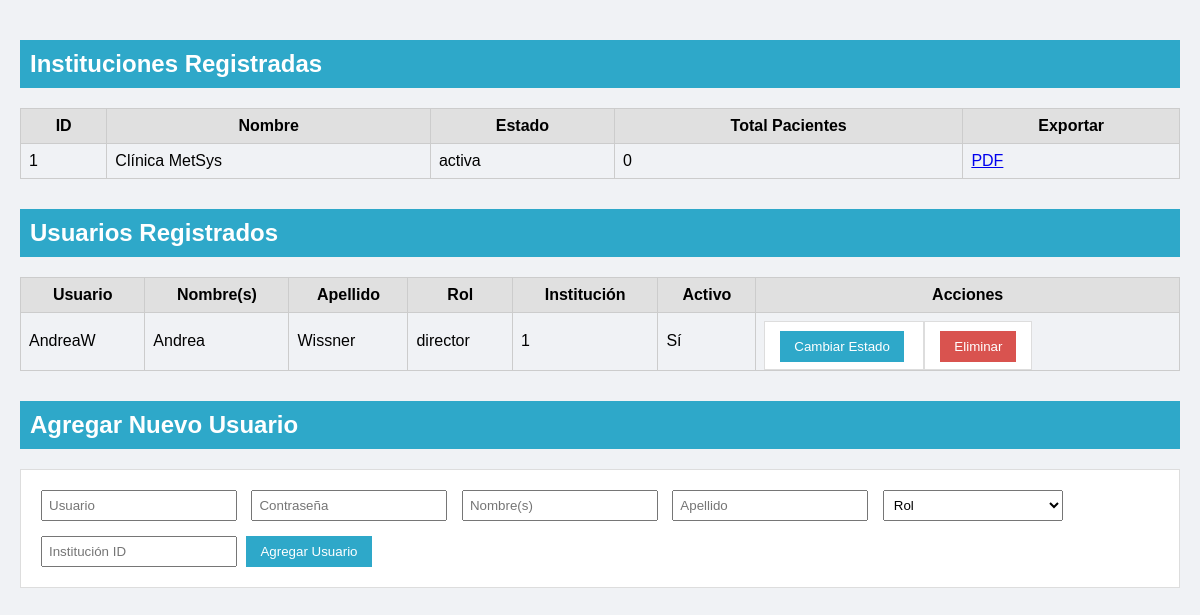
/admin/pacientes, run on an earlier commit of the app's database.
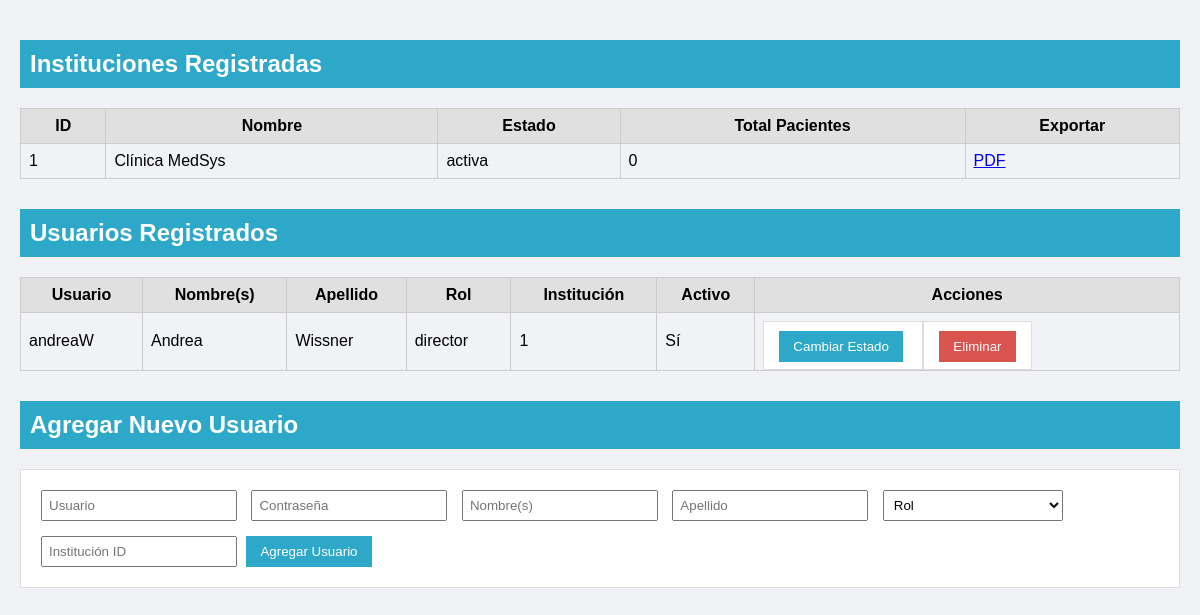
And on a later commit of the database.
### tables this page shows
CREATE TABLE instituciones (
    id INTEGER PRIMARY KEY AUTOINCREMENT,
    nombre TEXT NOT NULL,
    estado TEXT DEFAULT 'activa',
    fecha_creacion TEXT DEFAULT CURRENT_DATE,
    ubicacion TEXT
);

CREATE TABLE usuarios (
    usuario TEXT PRIMARY KEY,
    contrasena TEXT NOT NULL,
    nombres TEXT,
    apellido TEXT,
    rol TEXT,
    institucion_id INTEGER,
    activo INTEGER DEFAULT 1,
    FOREIGN KEY (institucion_id) REFERENCES instituciones(id)
);

### admin_routes.py (the view)
@router.get("/admin/pacientes", response_class=HTMLResponse)
async def admin_pacientes(request: Request):
    conn = sqlite3.connect(DB_PATH)
    cursor = conn.cursor()
    cursor.execute("SELECT id, nombre, estado FROM instituciones")
    instituciones_raw = cursor.fetchall()
    instituciones = []
    for inst in instituciones_raw:
        cursor.execute("SELECT COUNT(*) FROM pacientes WHERE institucion_id=?", (inst[0],))
        total = cursor.fetchone()[0]
        instituciones.append({
            "id": inst[0],
            "nombre": inst[1],
            "estado": inst[2],
            "total": total
        })
    cursor.execute("SELECT usuario, nombres, apellido, rol, institucion_id, activo FROM usuarios")
    usuarios_raw = cursor.fetchall()
    usuarios = []
    for u in usuarios_raw:
        usuarios.append({
            "usuario": u[0],
            "nombres": u[1],
            "apellido": u[2],
            "rol": u[3],
            "institucion": u[4],
            "activo": u[5]
        })
    conn.close()
    return templates.TemplateResponse("admin-pacientes.html", {
        "request": request,
        "instituciones": instituciones,
        "usuarios": usuarios
    })

### templates/admin-pacientes.html (shortened to what this page needs)
<!DOCTYPE html>
<html lang="es">
<head>
</head>
<body>
  <h2>Instituciones Registradas</h2>
  <table>
    <tr>
      <th>ID</th>
      <th>Nombre</th>
      <th>Estado</th>
      <th>Total Pacientes</th>
      <th>Exportar</th>
    </tr>
    {% for i in instituciones %}
    <tr>
      <td>{{ i.id }}</td>
      <td>{{ i.nombre }}</td>
      <td>{{ i.estado }}</td>
      <td>{{ i.total }}</td>
      <td><a href="/exportar-pacientes/{{ i.id }}" target="_blank">PDF</a></td>
    </tr>
    {% endfor %}
  </table>
  <h2>Usuarios Registrados</h2>
  <table>
    <tr>
      <th>Usuario</th>
      <th>Nombre(s)</th>
      <th>Apellido</th>
      <th>Rol</th>
      <th>Institución</th>
      <th>Activo</th>
      <th>Acciones</th>
    </tr>
    {% for u in usuarios %}
    <tr>
      <td>{{ u.usuario }}</td>
      <td>{{ u.nombres }}</td>
      <td>{{ u.apellido }}</td>
      <td>{{ u.rol }}</td>
      <td>{{ u.institucion }}</td>
      <td>{{ "Sí" if u.activo == 1 else "No" }}</td>
      <td>
        <form action="/admin/usuario/activar-desactivar" method="post" style="display:inline">
          <button type="submit">Cambiar Estado</button>
        </form>
        <form action="/admin/usuario/eliminar" method="post" style="display:inline" onsubmit="return confirm('¿Eliminar este usuario?')">
          <button type="submit" style="background:#d9534f;">Eliminar</button>
        </form>
      </td>
    </tr>
    {% endfor %}
  </table>
  <h2>Agregar Nuevo Usuario</h2>
<form action="/admin/usuario/agregar" method="post">
  <input type="text" name="usuario" placeholder="Usuario" required>
  <input type="password" name="contrasena" placeholder="Contraseña" required>
  <input type="text" name="nombres" placeholder="Nombre(s)" required>
  <input type="text" name="apellido" placeholder="Apellido" required>
  <select name="rol" required>
    <option value="">Rol</option>
  </select>
  <input type="text" name="institucion" placeholder="Institución ID" required>
  <button type="submit">Agregar Usuario</button>
</form>

### templates/admin-pacientes.html (style rules this page uses)
body { font-family: Arial, sans-serif; background: #f0f2f5; margin: 0; padding: 20px; }
h2 { background: #2ea8c9; color: white; padding: 10px; }
table { width: 100%; border-collapse: collapse; margin-bottom: 30px; }
th, td { border: 1px solid #ccc; padding: 8px; }
th { background: #e0e0e0; }
form { margin-top: 20px; padding: 15px; background: #ffffff; border: 1px solid #ddd; }
input, select { margin: 5px; padding: 6px; width: 180px; }
button { padding: 8px 14px; background: #2ea8c9; color: white; border: none; margin-top: 10px; }

What changed in the data, as far as the page shows it:
removed usuarios: usuario "AndreaW", nombres "Andrea", apellido "Wissner", rol "director", institucion "1", activo "Sí"
changed instituciones "activa": nombre "Clínica MetSys" → "Clínica MedSys"
added usuarios: usuario "andreaW", nombres "Andrea", apellido "Wissner", rol "director", institucion "1", activo "Sí"
